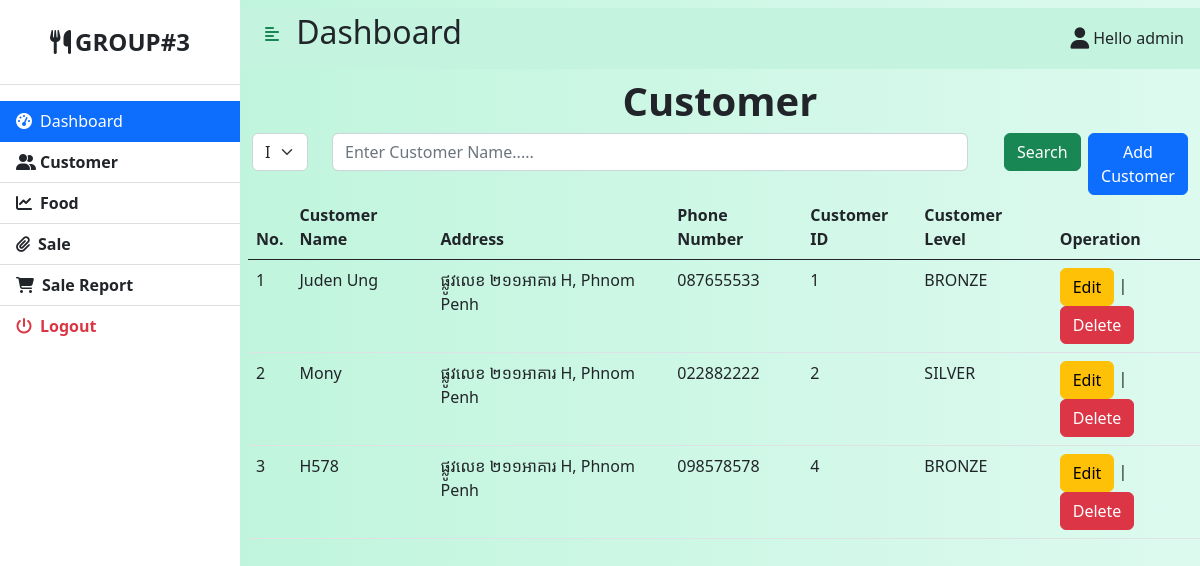
The page /customer.php (signed in) on the database its author committed.
### tables this page shows
CREATE TABLE `Customer` (
  `Address` varchar(100) NOT NULL,
  `Customer_Name` varchar(100) NOT NULL,
  `Customer_Id` int(11) NOT NULL,
  `Phone_Number` varchar(100) NOT NULL,
  `Level` varchar(100) NOT NULL
);

### customer.php (the view, shortened to what this page needs)
<?php
$selected = '';
function get_options($select)
{
  $obj = (object) array('ID/ASC'=>"Customer_Id ASC", 'ID/DESC' => "Customer_Id DESC", 'Name/ASC' => "Customer_Name ASC", 'Name/DESC' => "Customer_Name DESC");
  $optioned = '';
  foreach($obj as $key => $value)
  {
    if($select == $value)
    {
      $optioned.='<option value="'.$value.'" selected>'.$key.'</option>';
    }
    else
    {
      $optioned.='<option value="'.$value.'">'.$key.'</option>';
    }
  }
  return $optioned;
}
?>
<!DOCTYPE html>
<html lang="en">
  <head>
    <link
      href="https://cdn.jsdelivr.net/npm/bootstrap@5.2.0-beta1/dist/css/bootstrap.min.css"
      rel="stylesheet"
    />
  </head>
<body>
  <div class="d-flex" id="wrapper">
    <?php
        include ("sidebar.php");
    ?>
    <div id="page-content-wrapper">
      <?php
      include ("header.php");
      ?>
      <div class="container-fluid">
        <div class="row">
          <h1 class="text-dark text-center"><b>Customer</b></h1>
        </div>
        <div class="row">
          <div class="col-lg-1">
            <form action="<?php $_SERVER["PHP_SELF"]; ?>" method="POST">
              <select id="inputOrder" class="form-select" name="filter_people" onchange="this.form.submit();">
              <?php echo get_options($selected);?>
              </select>
            </form>
          </div>
          <div class="col-lg-9">
            <form class="row" method="post">
              <div class="col-lg-11">
                <input placeholder="Enter Customer Name....." type="text" class="form-control" name="button_search">
              </div>
              <div class="col-lg-1 ps-4 pb-2">
              <button type="submit" class="btn btn-success btn-xs">Search</button>
              </div>
            </form>
          </div>
          <div class="col-lg-2 ps-5">
              <button class="add-btn btn btn-primary btn-xs" type="button" data-bs-toggle="modal" data-bs-target="#addForm">
                <span class="h6">Add Customer</span>
              </button>
          </div>
        </div>
      </div>
      <table class="table p-3 ms-2">
        <thead>
          <tr>
            <th scope="col"> No. </th>
            <th scope="col"> Customer Name</th>
            <th scope="col"> Address </th>
            <th scope="col"> Phone Number</th>
            <th scope="col"> Customer ID </th>
            <th scope="col"> Customer Level </th>
            <th scope="col"> Operation </th>
          </tr>
        </thead>
        <tbody>
        <?php
                $con = mysqli_connect("localhost","root","","pos");
                if($con){
                    $qry = "";
                    if(isset($_POST["button_search"])){
                        $argu = $_POST["button_search"];
                        if(isset($_POST["filter_people"]))
                        {
                          $qry = mysqli_query($con, "select * from customer where Customer_Name like '$argu%' order by $selected");
                        }
                        else
                        {
                          $qry = mysqli_query($con, "select * from customer where Customer_Name like '$argu%'");
                        }
                    }
                    else
                    {
                      if(isset($_POST["filter_people"]))
                      {
                        $qry = mysqli_query($con, "select * from customer order by $selected");
                      }
                      else
                      {
                        $qry = mysqli_query($con, "call cus_select();");
                      }
                    }
                    $num = 1;
                    while($row = mysqli_fetch_array($qry,MYSQLI_ASSOC)){
                        echo "<tr><td>".$num++."</td><td>".$row["Customer_Name"]
                        ."</td><td>".$row["Address"]."</td><td>".$row["Phone_Number"]."</td><td>".$row["Customer_Id"]."</td><td>".$row["Level"]."</td>";
                        echo "<td> <a title='Click To Edit Customer' rel='facebox' href='editcustomer.php?id=".$row["Customer_Id"]."' <button class='btn btn-warning'>Edit</button>
                        </a> | <a class='delete-btn btn btn-danger' href='customer.php?id=".$row["Customer_Id"]."' onclick=\"return confirm('Are you sure you want to delete this item')\"><span class='h6'>Delete</span></a></td>";
                        echo "</tr>";
                    }
                }else{
                    echo "Connection Failed";
                }
            ?>
        </tbody>
      </table>
    </div>
  </div>
</body>
</html>

### style.css (style rules this page uses)
#wrapper { overflow-x: hidden; background-image: linear-gradient( to right, #baf3d7, #c2f5de, #cbf7e4, #d4f8ea, #ddfaef ); }
#page-content-wrapper { min-width: 100vw; }
@media (min-width: 768px) { #page-content-wrapper { min-width: 0; width: 100%; } }

### rows shown on the page
customer: Customer_Name "Juden Ung", Address "ផ្លូវលេខ ២១១អាគារ H, Phnom Penh", Phone_Number "087655533", Customer_Id "1", Level "BRONZE"
customer: Customer_Name "Mony", Address "ផ្លូវលេខ ២១១អាគារ H, Phnom Penh", Phone_Number "022882222", Customer_Id "2", Level "SILVER"
customer: Customer_Name "H578", Address "ផ្លូវលេខ ២១១អាគារ H, Phnom Penh", Phone_Number "098578578", Customer_Id "4", Level "BRONZE"

### other values the page prints
$msgg "admin"
form field filter_people "ID/ASC"
